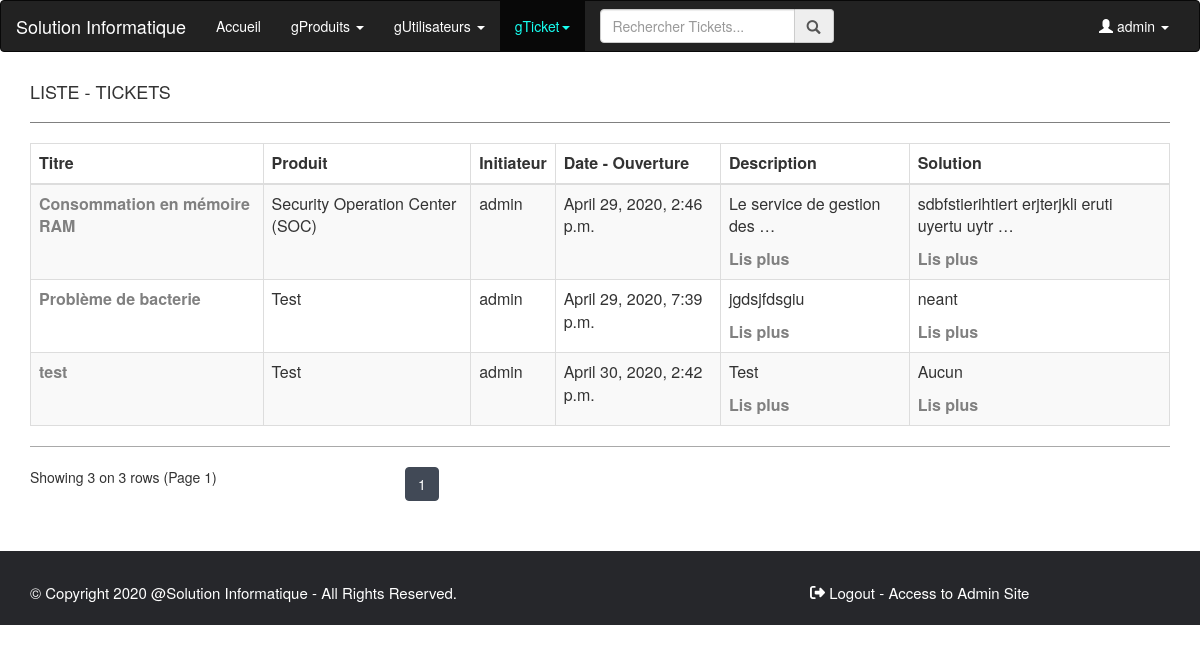
Screenshot of /gTicket/liste-des-tickets (signed in) with the database file from the repository.
### Gestionnaire/models.py (models this page shows, shortened)
class Ticket(models.Model):
    titre = models.CharField('Objet du ticket', max_length=100)
    produit = models.ForeignKey(Produit, on_delete=models.CASCADE)
    initiateur = models.ForeignKey(User, on_delete=models.CASCADE)
    dateOuverture = models.DateTimeField(default=timezone.now)
    description = models.CharField('Description', max_length=300)
    solution = models.CharField('Solution', max_length=5000)
    class Meta:
        unique_together = ("titre", "produit", "initiateur", "description", "solution")

class Produit(models.Model):
    name = models.CharField('Nom', max_length=100)
    version = models.CharField('Version', max_length=10)
    description = models.CharField('Description', max_length=300)
    dateCreation = models.DateTimeField(default=timezone.now)
    class Meta:
     unique_together = ("name", "version",)

### Gestionnaire/views.py (the view)
# urls.py: path('gTicket/liste-des-tickets', views.listTickets, name='listTickets'),
@login_required
def listTickets(request):
    context = {}
    query = ""
    tickets = Ticket.objects.all()
    all_tickets = tickets.count()
    if request.GET:
        query = request.GET.get('q', '')
        context['query'] = str(query)
    if query:
        queryset = []
        queries = query.split(" ")
        for q in queries:
            objects = Ticket.objects.filter(
                Q(name__icontains=q) |
                Q(ip_address__icontains=q) |
                Q(os_type__os_name__icontains=q) |
                Q(owner__name__icontains=q)
                ).distinct()
            for object in objects:
                queryset.append(object)
        tickets = list(set(queryset))
        number_tickets = len(tickets)
    else:
        number_tickets = tickets.count()
    page = request.GET.get('page', 1)
    tickets_paginator = Paginator(tickets, ROW_NUMBER_PER_PAGE)
    try:
        tickets = tickets_paginator.page(page)
    except PageNotAnInteger:
        tickets = tickets_paginator.page(ROW_NUMBER_PER_PAGE)
    except EmptyPage:
        tickets = tickets_paginator.page(tickets_paginator.num_pages)
    context[tickets] = tickets
    num = len(tickets)
    return render(request, 'Gestionnaire/listTickets.html', locals())

### templates/Gestionnaire/listTickets.html (shortened to what this page needs)
{% extends "Gestionnaire/base.html" %}
{% load static %}
{% block home %}<li><a href="{% url 'home' %}">Accueil</a></li>{% endblock %}
{% block gTicket %}
<li class="active"><a href="#" class="dropdown-toggle" data-toggle="dropdown">gTicket<span class="caret"></span></a>
</li>
{% endblock %}
{% block search %}
  <input type="search" name="search" id="" placeholder="Rechercher Tickets..." class="form-control">
  <span class="input-group-addon"><span class="glyphicon glyphicon-search"></span></span>
{% endblock %}
{% block content %}
<div class="row">
  <div class="col-sm-12 col-md-12">
    <h4 class="content_header">LISTE - TICKETS</h4>
    <hr class="hr_style">
    {% if tickets %}
      <table style="width: 100%;" id="example" class="table table-hover table-striped table-bordered dataTable dtr-inline collapsed" role="grid" aria-describedby="example_info">
        <thead>
          <tr role="row">
            <th class="sorting" tabindex="0" aria-controls="example" rowspan="1" colspan="1" aria-label="ticketName: activer pour trier la colonne par ordre croissant">
              <font style="vertical-align: inherit;">
                <font style="vertical-align: inherit;">Titre</font>
              </font>
            </th>
            <th class="sorting" tabindex="0" aria-controls="example" rowspan="1" colspan="1" aria-label="IP Address: activer pour trier la colonne par ordre croissant">
              <font style="vertical-align: inherit;">
                <font style="vertical-align: inherit;">Produit</font>
              </font>
            </th>
            <th class="sorting" tabindex="0" aria-controls="example" rowspan="1" colspan="1" aria-label="Owner: activer pour trier la colonne par ordre croissant">
              <font style="vertical-align: inherit;">
                <font style="vertical-align: inherit;">Initiateur</font>
              </font>
            </th>
            <th class="sorting" tabindex="0" aria-controls="example" rowspan="1" colspan="1" aria-label="OS Type: activer pour trier la colonne par ordre croissant">
              <font style="vertical-align: inherit;">
                <font style="vertical-align: inherit;">Date - Ouverture</font>
              </font>
            </th>
            <th class="sorting" tabindex="0" aria-controls="example" rowspan="1" colspan="1" aria-label="OS Type: activer pour trier la colonne par ordre croissant">
              <font style="vertical-align: inherit;">
                <font style="vertical-align: inherit;">Description</font>
              </font>
            </th>
            <th class="sorting" tabindex="0" aria-controls="example" rowspan="1" colspan="1" aria-label="OS Type: activer pour trier la colonne par ordre croissant">
              <font style="vertical-align: inherit;">
                <font style="vertical-align: inherit;">Solution</font>
              </font>
            </th>
          </tr>
        </thead>
        <tbody>
          {% for ticket in tickets %}
          <tr role="row" class="odd" style="">
            <td class="style_td"><font style="vertical-align: inherit;"><font style="vertical-align: inherit;"><a href="{% url 'updateTickets' ticket.pk %}" title="Cliquez pour modifier" style="font-weight:bold;">{{ ticket.titre }}</a></font></font></td>
            <td class="style_td"><font style="vertical-align: inherit;"><font style="vertical-align: inherit;">{{ ticket.produit.name }}</font></font></td>
            <td class="style_td"><font style="vertical-align: inherit;"><font style="vertical-align: inherit;">{{ ticket.initiateur }}</font></font></td>
            <td class="style_td"><font style="vertical-align: inherit;"><font style="vertical-align: inherit;">{{ ticket.dateOuverture }}</font></font></td>
            <td class="style_td"><font style="vertical-align: inherit;"><font style="vertical-align: inherit;">{{ ticket.description|safe|truncatewords:"5"|linebreaks }}<a href="{% url 'detailTickets' ticket.pk %}" style="font-weight:bold;">Lis plus</a></font></font></td>
            <td class="style_td"><font style="vertical-align: inherit;"><font style="vertical-align: inherit;">{{ ticket.solution|safe|truncatewords:"5"|linebreaks }}<a href="{% url 'detailTickets' ticket.pk %}" style="font-weight:bold;">Lis plus</a></font></font></td>
          </tr>
          {% endfor %}
        </tbody>
      </table>
    {% endif %}
    <hr class="hr_under_table">
      <div class="row">
        <p class="col-sm-12 col-md-4">
        Showing {{ num }} on {{ number_tickets }} rows  (Page {{ page }})
        </p>
        <div class="d-flex flex-column m-auto pagination mt-5 col-sm-12 col-md-8">
          <nav aria-label="Page navigation">
            <ul class="pagination pg-grey justify-content-center">
              {% for i in tickets.paginator.page_range %}
                {% if tickets.number == i %}
                  <li class="page-item active"><a class="page-link">{{ i }}</a></li>
                {% endif %}
              {% endfor %}
            </ul>
          </nav>
        </div>
      </div>
  </div>
</div>
{% endblock%}

### templates/Gestionnaire/base.html (shortened to what this page needs)
<html lang="en">
  <head>
    {% block css %}
      <link href="../../static/css/style.css" rel="stylesheet">
    {% endblock %}
    {% block bootstrap %}
      <link rel="stylesheet" href="https://maxcdn.bootstrapcdn.com/bootstrap/3.3.7/css/bootstrap.min.css">
    {% endblock %}
    {% block font-awesome %}
      <link rel="stylesheet" href="../../static/fontawesome_free_5_13_0_web/css/all.min.css">
      <link rel="stylesheet" href="../../static/fontawesome_free_5_13_0_web/css/fontawesome.min.css">
    {% endblock %}
  </head>
  <body>
    <div class="container-fluid">
      {% block navbar %}
      <div class="row navbar navbar-inverse">
        <div class="container-fluid">
          <div class="row">
            <div class="col-lg-12">
              <div class="navbar-header">
                <a href="{% url 'home' %}" class="navbar-brand">Solution Informatique</a>
              </div>
              <div class="navbar-collapse collapse" id="mobile_menu">
                <ul class="nav navbar-nav">
                    {% block home %}{% endblock %}
                    {% block produit %}
                    <li><a href="#" class="dropdown-toggle" data-toggle="dropdown">gProduits <span class="caret"></span></a>
                    </li>
                    {% endblock %}
                    {% block gUtilisateurs %}
                    <li><a href="#" class="dropdown-toggle" data-toggle="dropdown">gUtilisateurs <span class="caret"></span></a>
                    </li>
                    {% endblock %}
                    {% block gTicket %}{% endblock %}
                </ul>
                <ul class="nav navbar-nav">
                  <li>
                    <form action="" class="navbar-form">
                      <div class="form-group">
                        <div class="input-group">
                          {% block search %}{% endblock %}
                        </div>
                      </div>
                    </form>
                  </li>
                </ul>
                <ul class="nav navbar-nav navbar-right">
                  {% if request.user.username %}
                    <li><a href="#" class="dropdown-toggle" data-toggle="dropdown"><span class="glyphicon glyphicon-user"></span> {{ request.user.username }} <span class="caret"></span></a>
                    </li>
                  {% endif %}
                </ul>
              </div>
            </div>
          </div>
        </div>
      </div>
      {% endblock %}
        <div class="container">
          {% block content %}{% endblock %}
        </div>
      <footer class=" row site-footer">
          <div class="container">
              <div class="row">
                  <div class="col-md-8 col-sm-6 col-xs-12">
                      <p class="copyright-text">
                        &copy; Copyright <span id="s_annee"></span>
                        <a href="#">@Solution Informatique</a>
                        - All Rights Reserved.
                      </p>
                  </div>
                  <div class="col-md-4 col-sm-6 col-xs-12">
                      <p class="copyright-text">
                        <a href="{% url 'logout_view' %}"><i class="fas fa-sign-out-alt"></i> Logout</a>
                        {% if request.user.is_superuser == True  %}
                          - <a href="/admin/">Access to Admin Site</a>
                        {% endif %}
                      </p>
                  </div>
              </div>
          </div>
      </footer>
    </div>
  </body>
</html>

### static/css/style.css (style rules this page uses)
.hr_style { margin-top: 20px; margin-bottom: 20px; border: 0; border-top: 1px solid grey; }
.hr_under_table { border-top: 1px solid #A9A9A9; }
.style_td a { color: grey; text-decoration: none; }
.pagination>.active>a, .pagination>.active>a:focus, .pagination>.active>a:hover, .pagination>.active>span, .pagination>.active>span:focus, .pagination>.active>span:hover { z-index: 3; color: #fff!important; cursor: default; background-color: #414956!important; border-color: #414956!important; }
.pagination>li>a, .pagination>li>span { position: relative; float: left; padding: 6px 12px; margin-left: -1px; line-height: 1.42857143; color: #414956!important; text-decoration: none; background-color: #fff; border: 1px solid #ddd; }
form { text-align: center; }
* { box-sizing:border-box; -moz-box-sizing:border-box; -webkit-box-sizing:border-box; }
body { background: #f0f0f0; }
.pagination { margin: 0!important; margin-bottom: 25px!important; }
.site-footer { background-color:#26272b; padding:30px 0 20px; font-size:15px; line-height:24px; color:#fff; }
.site-footer a { color:#fff; }
.copyright-text { margin:0 }
.navbar-inverse .navbar-nav>li>a { color: #fff!important; }
.navbar-inverse .navbar-nav>.active>a, .navbar-inverse .navbar-nav>.active>a:focus, .navbar-inverse .navbar-nav>.active>a:hover { color: #18FFF1!important; background-color: #080808; }
.navbar-inverse .navbar-brand { color: #fff!important; }

### rows the page displays
Ticket: titre "Consommation en mémoire RAM", produit.name "Security Operation Center (SOC)", initiateur "admin", dateOuverture "April 29, 2020, 2:46 p.m.", description "Le service de gestion des …", solution "sdbfstierihtiert erjterjkli eruti uyertu uytr …"
Ticket: titre "Problème de bacterie", produit.name "Test", initiateur "admin", dateOuverture "April 29, 2020, 7:39 p.m.", description "jgdsjfdsgiu", solution "neant"
Ticket: titre "test", produit.name "Test", initiateur "admin", dateOuverture "April 30, 2020, 2:42 p.m.", description "Test", solution "Aucun"

### other values shown
{{ request.user.username }} "admin"
{{ num }} "3"
{{ number_tickets }} "3"
{{ page }} "1"
{{ i }} "1"
